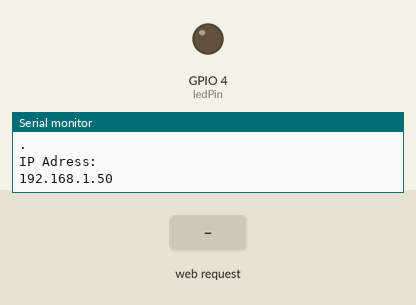
This sketch was run on a simulated ESP32. On the bench: output pins drawn as LEDs (lit = HIGH), the last lines printed to the serial monitor. The inputs (shaded band) are chosen by the test bench. WiFi joins after 1.5 s; servers stay silent unless stated.

Above: at 2.7 s.
2.8 s: HTTP request GET /LED=ON received
At 3.1 s:
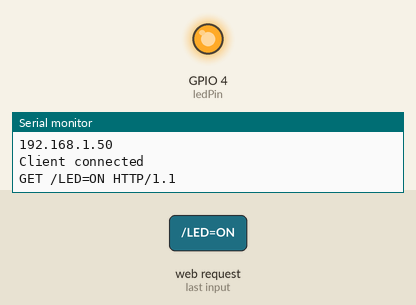
4.3 s: HTTP request GET /LED=OFF received
At 5.5 s:
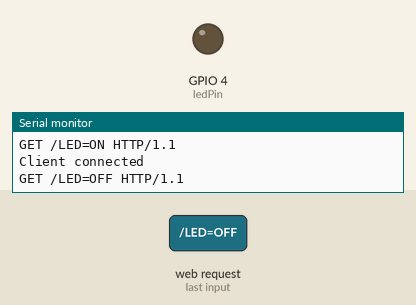
Timing chart, 0 to 7.3 s (numbered marks = the images above; inputs shaded):
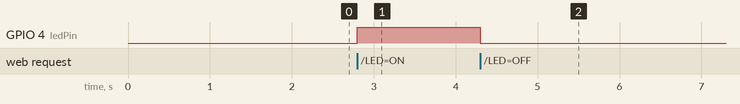

Measured:
- after the input at 2.8 s, GPIO 4 (ledPin): LOW → HIGH at once
- after the input at 4.3 s, GPIO 4 (ledPin): HIGH → LOW at once

The sketch:

ledcontrol_website.ino.ino
```cpp
#include <WiFi.h>
const char* ssid="Galaxy A21sD2C4";
const char* password="hotspot29";
const int ledPin=4;

WiFiServer server(80);

void setup(){
  pinMode(ledPin, OUTPUT);
  Serial.begin(115200);

  WiFi.begin(ssid,password);
  Serial.println("Wifi is connected");

  while(WiFi.status()!= WL_CONNECTED){
    delay(500);
    Serial.println(".");
  }
  Serial.println("IP Adress:");
  Serial.println(WiFi.localIP());
  server.begin();
}

void loop(){


  WiFiClient client = server.available();
  if(client){
    Serial.println("Client connected");
    while(client.connected()){
      if(client.available()){
        String request = client.readStringUntil('\r');
        Serial.println(request);
        client.read();

        if(request.indexOf("GET /LED=ON") != -1){
          digitalWrite(ledPin,HIGH);
        }
        if(request.indexOf("GET /LED=OFF") !=-1){
          digitalWrite(ledPin,LOW);

        }
        client.println("HTTP/1.1 200 OK");
        client.println("Content-type:text/html");
        client.println();

        client.println("<!DOCTYPE html><html>");
        client.println("<head><title>ESP32 LED ON OFF</title></head>");
        client.println("<body style='text-align:center;'>");
        client.println("<h2>WELCOME TO LED BLINKING WEBSITE</h2>");
        client.println("<p><a href=\"/LED=ON\"><button style='font-size:20px; background-color:green;'>LED ON</button></a></p>");
        client.println("<p><a href=\"/LED=OFF\"><button style='font-size:20px; background-color:red;'>LED OFF</button></a></p>");
        client.println("</body></html>");

        break;

      }

    }
  }
}
```
